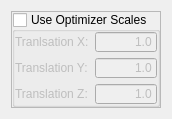
<?xml version="1.0" encoding="UTF-8"?>
<ui version="4.0">
 <class>QmitkTranslationTransformControls</class>
 <widget class="QWidget" name="QmitkTranslationTransformControls">
  <property name="geometry">
   <rect>
    <x>0</x>
    <y>0</y>
    <width>145</width>
    <height>110</height>
   </rect>
  </property>
  <property name="sizePolicy">
   <sizepolicy hsizetype="Preferred" vsizetype="Preferred">
    <horstretch>0</horstretch>
    <verstretch>0</verstretch>
   </sizepolicy>
  </property>
  <property name="minimumSize">
   <size>
    <width>0</width>
    <height>0</height>
   </size>
  </property>
  <property name="windowTitle">
   <string>Form</string>
  </property>
  <layout class="QVBoxLayout" name="verticalLayout">
   <item>
    <widget class="QFrame" name="m_TranslationTransformFrame">
     <property name="frameShape">
      <enum>QFrame::StyledPanel</enum>
     </property>
     <property name="frameShadow">
      <enum>QFrame::Raised</enum>
     </property>
     <layout class="QVBoxLayout" name="verticalLayout_115">
      <property name="spacing">
       <number>0</number>
      </property>
      <property name="margin">
       <number>0</number>
      </property>
      <item>
       <widget class="QGroupBox" name="m_UseOptimizerScalesTranslation">
        <property name="title">
         <string>Use Optimizer Scales</string>
        </property>
        <property name="flat">
         <bool>true</bool>
        </property>
        <property name="checkable">
         <bool>true</bool>
        </property>
        <property name="checked">
         <bool>false</bool>
        </property>
        <layout class="QVBoxLayout" name="verticalLayout_58">
         <property name="spacing">
          <number>6</number>
         </property>
         <property name="margin">
          <number>0</number>
         </property>
         <item>
          <layout class="QHBoxLayout" name="_10">
           <item>
            <layout class="QVBoxLayout" name="_12">
             <item>
              <widget class="QLabel" name="textLabel2_6_2">
               <property name="font">
                <font>
                 <weight>50</weight>
                 <bold>false</bold>
                </font>
               </property>
               <property name="text">
                <string>Tranlsation X:</string>
               </property>
               <property name="wordWrap">
                <bool>false</bool>
               </property>
              </widget>
             </item>
             <item>
              <widget class="QLabel" name="textLabel3_5_2">
               <property name="font">
                <font>
                 <weight>50</weight>
                 <bold>false</bold>
                </font>
               </property>
               <property name="text">
                <string>Translation Y:</string>
               </property>
               <property name="wordWrap">
                <bool>false</bool>
               </property>
              </widget>
             </item>
             <item>
              <widget class="QLabel" name="textLabel4_4_2">
               <property name="font">
                <font>
                 <weight>50</weight>
                 <bold>false</bold>
                </font>
               </property>
               <property name="text">
                <string>Translation Z:</string>
               </property>
               <property name="wordWrap">
                <bool>false</bool>
               </property>
              </widget>
             </item>
            </layout>
           </item>
           <item>
            <layout class="QVBoxLayout" name="_16">
             <item>
              <widget class="QLineEdit" name="m_ScalesTranslationTransformTranslationX">
               <property name="minimumSize">
                <size>
                 <width>0</width>
                 <height>20</height>
                </size>
               </property>
               <property name="font">
                <font>
                 <weight>50</weight>
                 <bold>false</bold>
                </font>
               </property>
               <property name="text">
                <string>1.0</string>
               </property>
               <property name="alignment">
                <set>Qt::AlignRight</set>
               </property>
              </widget>
             </item>
             <item>
              <widget class="QLineEdit" name="m_ScalesTranslationTransformTranslationY">
               <property name="minimumSize">
                <size>
                 <width>0</width>
                 <height>20</height>
                </size>
               </property>
               <property name="font">
                <font>
                 <weight>50</weight>
                 <bold>false</bold>
                </font>
               </property>
               <property name="text">
                <string>1.0</string>
               </property>
               <property name="alignment">
                <set>Qt::AlignRight</set>
               </property>
              </widget>
             </item>
             <item>
              <widget class="QLineEdit" name="m_ScalesTranslationTransformTranslationZ">
               <property name="minimumSize">
                <size>
                 <width>0</width>
                 <height>20</height>
                </size>
               </property>
               <property name="font">
                <font>
                 <weight>50</weight>
                 <bold>false</bold>
                </font>
               </property>
               <property name="text">
                <string>1.0</string>
               </property>
               <property name="alignment">
                <set>Qt::AlignRight</set>
               </property>
              </widget>
             </item>
            </layout>
           </item>
          </layout>
         </item>
        </layout>
       </widget>
      </item>
     </layout>
    </widget>
   </item>
  </layout>
 </widget>
 <resources/>
 <connections/>
</ui>
